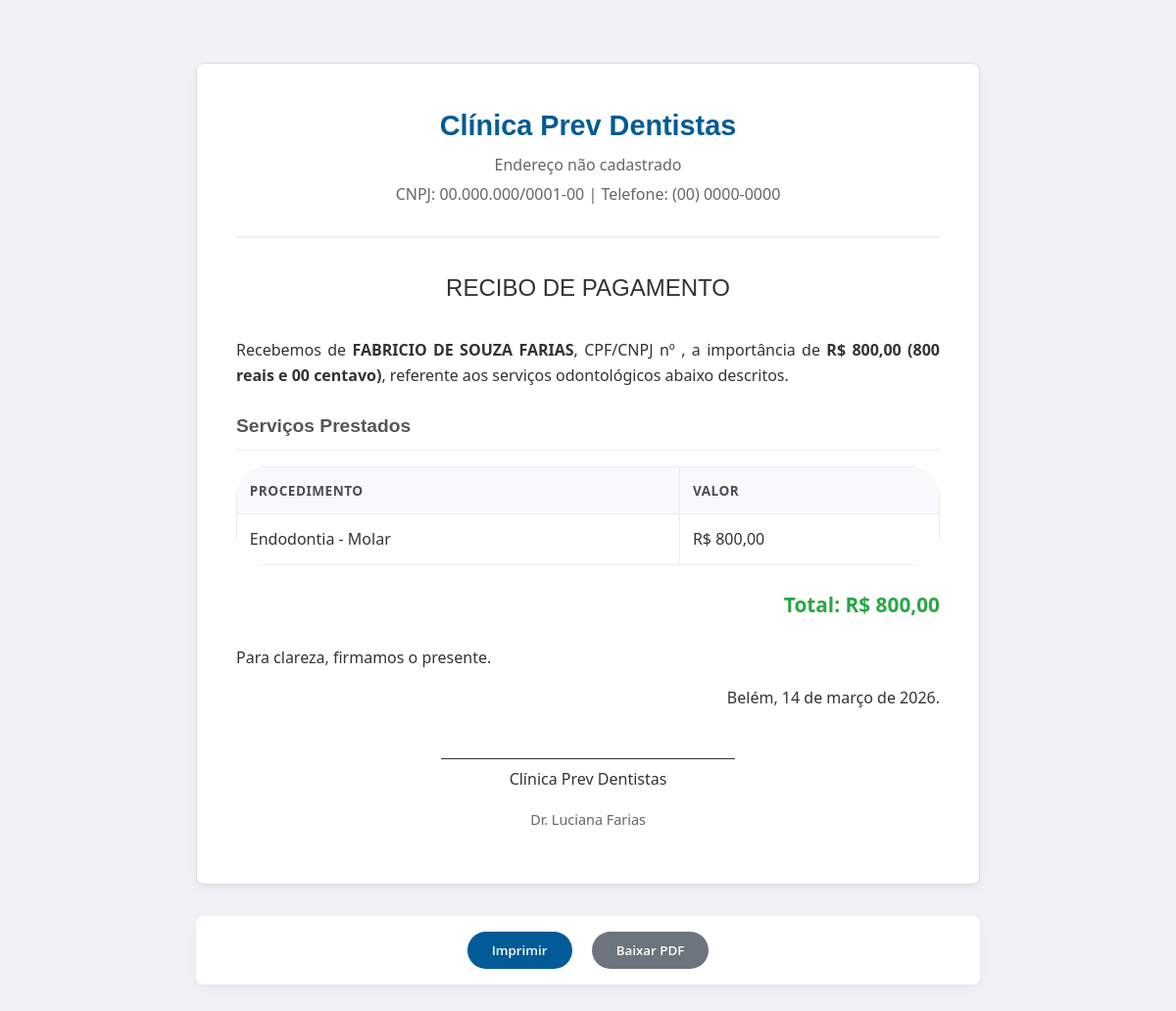
The app's page /atendimentos/recibo?id=58 (signed in) with its own data.
### tables this page shows
CREATE TABLE IF NOT EXISTS `configuracoes_gerais` (
    `id` int NOT NULL AUTO_INCREMENT,
    `taxa_debito` decimal(5,4) NOT NULL DEFAULT '0.0099',
    `taxa_credito_avista` decimal(5,4) NOT NULL DEFAULT '0.0349',
    `taxa_credito_2` decimal(5,4) NOT NULL DEFAULT '0.0381',
    `taxa_credito_3` decimal(5,4) NOT NULL DEFAULT '0.0381',
    `taxa_credito_4` decimal(5,4) NOT NULL DEFAULT '0.0381',
    `taxa_credito_5` decimal(5,4) NOT NULL DEFAULT '0.0381',
    `taxa_credito_6` decimal(5,4) NOT NULL DEFAULT '0.0381',
    `taxa_credito_7` decimal(5,4) NOT NULL DEFAULT '0.0416',
    `taxa_credito_8` decimal(5,4) NOT NULL DEFAULT '0.0416',
    `taxa_credito_9` decimal(5,4) NOT NULL DEFAULT '0.0416',
    `taxa_credito_10` decimal(5,4) NOT NULL DEFAULT '0.0416',
    `taxa_credito_11` decimal(5,4) NOT NULL DEFAULT '0.0416',
    `taxa_credito_12` decimal(5,4) NOT NULL DEFAULT '0.0416',
    `comissao_geral_base` decimal(5,4) NOT NULL DEFAULT '0.2000',
    `comissao_geral_bonus` decimal(5,4) NOT NULL DEFAULT '0.2500',
    `meta_faturamento_geral` decimal(10,2) NOT NULL DEFAULT '1000.00',
    `comissao_especializado` decimal(5,4) NOT NULL DEFAULT '0.4000',
    `comissao_protese` decimal(5,4) NOT NULL DEFAULT '0.5000',
    `comissao_canal` decimal(5,4) NOT NULL DEFAULT '0.5000',
    `clinica_nome` VARCHAR(255) NOT NULL DEFAULT 'Clínica Prev Dentistas',
    `clinica_endereco` TEXT NOT NULL DEFAULT 'Endereço não cadastrado',
    `clinica_cnpj` VARCHAR(20) NOT NULL DEFAULT '00.000.000/0001-00',
    `clinica_telefone` VARCHAR(20) NOT NULL DEFAULT '(00) 0000-0000',
    PRIMARY KEY (`id`)
  );

CREATE TABLE IF NOT EXISTS `atendimentos` (
  `id` int NOT NULL AUTO_INCREMENT,
  `paciente_id` int NOT NULL,
  `id_dentista` int NOT NULL,
  `data_atendimento` datetime NOT NULL,
  `valor_total` decimal(10,2) DEFAULT '0.00',
  `taxa_cartao` decimal(10,2) DEFAULT '0.00',
  `valor_liquido_clinica` decimal(10,2) DEFAULT '0.00',
  `custo_auxiliar` decimal(10,2) NOT NULL DEFAULT '0.00',
  `comissao_dentista` decimal(10,2) DEFAULT '0.00',
  `status_pagamento` varchar(30) DEFAULT NULL,
  `url_arquivo` text,
  `criado_em` timestamp NULL DEFAULT CURRENT_TIMESTAMP,
  PRIMARY KEY (`id`),
  KEY `id_dentista` (`id_dentista`),
  KEY `paciente_id` (`paciente_id`)
);

CREATE TABLE IF NOT EXISTS `pacientes` (
  `id` int NOT NULL AUTO_INCREMENT,
  `nome` varchar(255) NOT NULL,
  `cpf` varchar(20) DEFAULT NULL,
  `data_nascimento` date DEFAULT NULL,
  `email` varchar(255) DEFAULT NULL,
  `telefone` varchar(20) DEFAULT NULL,
  `cep` varchar(10) DEFAULT NULL,
  `endereco` varchar(255) DEFAULT NULL,
  `numero` varchar(20) DEFAULT NULL,
  `complemento` varchar(100) DEFAULT NULL,
  `bairro` varchar(100) DEFAULT NULL,
  `cidade` varchar(100) DEFAULT NULL,
  `estado` varchar(2) DEFAULT NULL,
  `foto_paciente` varchar(255) DEFAULT NULL,
  `created_at` timestamp NULL DEFAULT CURRENT_TIMESTAMP,
  `updated_at` timestamp NULL DEFAULT CURRENT_TIMESTAMP ON UPDATE CURRENT_TIMESTAMP,
  PRIMARY KEY (`id`),
  UNIQUE KEY `cpf` (`cpf`)
);

CREATE TABLE IF NOT EXISTS `atendimento_procedimentos` (
  `id` int NOT NULL AUTO_INCREMENT,
  `id_atendimento` int NOT NULL,
  `id_procedimento` int NOT NULL,
  `quantidade` int DEFAULT '1',
  `valor_procedimento` decimal(10,2) DEFAULT NULL,
  `custo_auxiliar` decimal(10,2) DEFAULT '0.00',
  `natureza` varchar(100) DEFAULT NULL,
  `url_arquivo` text,
  `local` varchar(100) DEFAULT NULL,
  `descricao` text,
  `status_execucao` varchar(15) DEFAULT NULL,
  `data_execucao` date DEFAULT NULL,
  PRIMARY KEY (`id`)
);

CREATE TABLE IF NOT EXISTS `procedimentos` (
  `id` int NOT NULL AUTO_INCREMENT,
  `nome` varchar(100) NOT NULL,
  `categoria` enum('geral','especializado','protese') NOT NULL,
  `tipo` text,
  `valor_base` decimal(10,2) DEFAULT NULL,
  PRIMARY KEY (`id`)
);

CREATE TABLE IF NOT EXISTS `usuarios` (
  `id` int NOT NULL AUTO_INCREMENT,
  `nome` varchar(100) NOT NULL,
  `login` varchar(50) NOT NULL,
  `senha` varchar(255) NOT NULL,
  `perfil` enum('proprietario','recepcionista','dentista') NOT NULL,
  `criado_em` timestamp NULL DEFAULT CURRENT_TIMESTAMP,
  PRIMARY KEY (`id`),
  UNIQUE KEY `login` (`login`)
);

### app/Controllers/AtendimentoController.php (called while the page is built, shortened)
<?php
class AtendimentoController {
    public function recibo() {
        $id = $_GET['id'];
        $model = new Atendimento();
        $atendimento = $model->getDetalhesCompletos($id);
        $atendimento['valor_total'] = 0;
        $procedimentos = $model->getProcedimentos($id);
        foreach($procedimentos as $proc) {
            $atendimento['valor_total'] += $proc['valor_procedimento'];
        }
        $modelConfig = new \App\Models\ConfiguracaoGeral();
        $configuracoes = $modelConfig->getConfiguracoes();
        $clinica_nome = $configuracoes['clinica_nome'] ?? "Clínica Odontológica";
        $clinica_endereco = $configuracoes['clinica_endereco'] ?? "Endereço não cadastrado";
        $clinica_cnpj = $configuracoes['clinica_cnpj'] ?? "00.000.000/0001-00";
        $clinica_telefone = $configuracoes['clinica_telefone'] ?? "(00) 0000-0000";
        require_once 'app/Views/atendimentos/recibo.php';
    }
}

### app/Core/Router.php (called while the page is built, shortened)
<?php
class Router {
    protected $controller = 'DashboardController';
    protected $method = 'index';
    public function __construct() {
        $url = $this->parseUrl();
        $rotas = [
            'login' => 'AuthController',
            'pacientes' => 'PacienteController',
            'procedimentos' => 'ProcedimentoController',
            'despesas' => 'DespesaController',
            'usuarios' => 'UsuarioController',
            'relatorios' => 'RelatorioController',
            'configuracoes_gerais' => 'ConfiguracaoGeralController',
            'atendimentos' => 'AtendimentoController',
            'configuracoes' => 'ConfiguracaoController'
        ];
        if (isset($url[0])) {
            $rotaSolicitada = strtolower(str_replace('.php', '', $url[0]));
            if (array_key_exists($rotaSolicitada, $rotas)) {
                $this->controller = $rotas[$rotaSolicitada];
                unset($url[0]);
            } else {
                $this->controller = 'DashboardController';
            }
        }
        $classeController = '\\App\\Controllers\\' . $this->controller;
        if (class_exists($classeController)){
            $this->controller = new $classeController;
        } else {
            $classeController = '\\App\\Controllers\\DashboardController';
            $this->controller = new $classeController;
        }
        if (isset($url[1])) {
            if (method_exists($this->controller, $url[1])) {
                $this->method = $url[1];
                unset($url[1]);
            }
        }
        $this->params = $url ? array_values($url) : [];
        call_user_func_array([$this->controller, $this->method], $this->params);
    }
    private function parseUrl() {
        if (isset($_GET['url'])) {
            return explode('/', filter_var(rtrim($_GET['url'], '/'), FILTER_SANITIZE_URL));
        }
        return [];
    }
}

### index.php (called while the page is built, shortened)
<?php
require_once 'autoload.php';
$app = new Router();
?>

### autoload.php (called while the page is built, shortened)
<?php
spl_autoload_register(function ($class) {
    $prefix = 'App\\';
    $base_dir = __DIR__ . '/app/';
    $len = strlen($prefix);
    $relative_class = substr($class, $len);
    $file = $base_dir . str_replace('\\', '/', $relative_class) . '.php';
});

### app/Core/Database.php (called while the page is built, shortened)
<?php
class Database {
    private static $instance = null;
    private $connection;
    private $host = 'localhost';
    private $db_name = 'clinica_prev_dentistas';
    private $username = 'root';
    private $password = '';
    private function __construct() {
        try {
            $this->connection = new PDO("mysql:host={$this->host};dbname={$this->db_name};charset=utf8", $this->username, $this->password);
            $this->connection->setAttribute(PDO::ATTR_ERRMODE, PDO::ERRMODE_EXCEPTION);
            $this->connection->setAttribute(PDO::ATTR_DEFAULT_FETCH_MODE, PDO::FETCH_ASSOC);
        } catch (PDOException $e) {
            die("Erro na conexão com o banco de dados: " . $e->getMessage());
        }
    }
    public static function getInstance() {
        if (self::$instance === null) {
            self::$instance = new Database();
        }
        return self::$instance->getConnection();
    }
    public function getConnection() {
        return $this->connection;
    }
}

### app/Models/ConfiguracaoGeral.php (called while the page is built, shortened)
<?php
class ConfiguracaoGeral {
    private $pdo;
    public function __construct() {
        $this->pdo = Database::getInstance();
    }
    public function getConfiguracoes() {
        $stmt = $this->pdo->query("SELECT * FROM configuracoes_gerais WHERE id = 1");
        return $stmt->fetch(PDO::FETCH_ASSOC);
    }
}

### app/Models/Atendimento.php (called while the page is built, shortened)
<?php
class Atendimento {
    private $pdo;
    public function __construct() {
        $this->pdo = Database::getInstance();
    }
    public function getDetalhesCompletos($id) {
        $stmt = $this->pdo->prepare("
            SELECT
                a.*,
                u.nome as dentista_nome,
                p.nome as paciente_nome,
                p.cpf as paciente_cpf,
                p.telefone as paciente_telefone,
                p.email as paciente_email,
                p.endereco, p.numero, p.bairro, p.cidade, p.estado
            FROM atendimentos a
            JOIN usuarios u ON a.id_dentista = u.id
            JOIN pacientes p ON a.paciente_id = p.id
            WHERE a.id = ?
        ");
        $stmt->execute([$id]);
        return $stmt->fetch(PDO::FETCH_ASSOC);
    }
    public function getProcedimentos($id) {
        $stmt = $this->pdo->prepare("
            SELECT p.nome, ap.quantidade, ap.valor_procedimento, p.categoria
            FROM atendimento_procedimentos ap
            JOIN procedimentos p ON ap.id_procedimento = p.id
            WHERE ap.id_atendimento = ? AND ap.status_execucao = 'feito'
        ");
        $stmt->execute([$id]);
        return $stmt->fetchAll(PDO::FETCH_ASSOC);
    }
}

### app/Views/atendimentos/recibo.php (the view, shortened to what this page needs)
<?php
function valorPorExtenso($valor) {
    $valor = number_format($valor, 2, ',', '.');
    list($reais, $centavos) = explode(',', $valor);
    $reais_texto = $reais > 1 ? "reais" : "real";
    $centavos_texto = $centavos > 1 ? "centavos" : "centavo";
    return "$reais $reais_texto e $centavos $centavos_texto";
}
$timestamp = strtotime($atendimento['data_atendimento']);
$meses = [
    1 => 'janeiro', 2 => 'fevereiro', 3 => 'março', 4 => 'abril', 5 => 'maio', 6 => 'junho',
    7 => 'julho', 8 => 'agosto', 9 => 'setembro', 10 => 'outubro', 11 => 'novembro', 12 => 'dezembro'
];
$dia = date('d', $timestamp);
$mes = $meses[(int)date('m', $timestamp)];
$ano = date('Y', $timestamp);
$data_atendimento_formatada = "$dia de $mes de $ano";
$dentista_nome = $atendimento['dentista_nome'] ?? 'Não informado';
?>
<!DOCTYPE html>
<html lang="pt-BR">
<head>
    <link rel="stylesheet" href="assets/css/style.css">
</head>
<body>
    <div class="container">
        <div id="recibo">
            <div class="header-recibo">
                <h1><?= htmlspecialchars($clinica_nome) ?></h1>
                <p><?= htmlspecialchars($clinica_endereco ?? '') ?></p>
                <p>CNPJ: <?= htmlspecialchars($clinica_cnpj) ?> | Telefone: <?= htmlspecialchars($clinica_telefone) ?></p>
            </div>
            <h2 style="text-align:center; margin-bottom: 2rem; font-weight: 500;">RECIBO DE PAGAMENTO</h2>
            <div class="section">
                <p class="declaracao">
                    Recebemos de <strong><?= htmlspecialchars($atendimento['paciente_nome']) ?></strong>,
                    CPF/CNPJ nº <strong><?= htmlspecialchars($atendimento['paciente_cpf'] ?? '') ?></strong>,
                    a importância de <strong>R$ <?= number_format($atendimento['valor_total'], 2, ',', '.') ?>
                    (<?= valorPorExtenso($atendimento['valor_total']) ?>)</strong>,
                    referente aos serviços odontológicos abaixo descritos.
                </p>
            </div>
            <div class="section">
                <h2>Serviços Prestados</h2>
                <table class="procedimentos-table">
                    <thead>
                        <tr>
                            <th>Procedimento</th>
                            <th>Valor</th>
                        </tr>
                    </thead>
                    <tbody>
                        <?php foreach($procedimentos as $proc): ?>
                        <tr>
                            <td><?= htmlspecialchars($proc['nome']) ?></td>
                            <td>R$ <?= number_format($proc['valor_procedimento'], 2, ',', '.') ?></td>
                        </tr>
                        <?php endforeach; ?>
                    </tbody>
                </table>
                <div class="total">
                    Total: R$ <?= number_format($atendimento['valor_total'], 2, ',', '.') ?>
                </div>
            </div>
            <div class="section">
                <p>
                    Para clareza, firmamos o presente.
                </p>
                <p style="text-align: right;">
                    <?= htmlspecialchars($atendimento['cidade'] ?? '') ?>, <?= $data_atendimento_formatada ?>.
                </p>
            </div>
            <div class="assinatura">
                <div class="assinatura-linha"></div>
                <p style="margin-top: 0.5rem;"><?= htmlspecialchars($clinica_nome ?? '') ?></p>
                <p style="font-size: 0.9rem; color: #666;"><?= htmlspecialchars($dentista_nome) ?></p>
            </div>
        </div>
        <div class="actions">
            <button onclick="window.print()" class="btn btn-primary">Imprimir</button>
            <button id="download-btn" class="btn btn-secondary">Baixar PDF</button>
        </div>
    </div>
</body>
</html>

### records on screen
configuracoes_gerais: clinica_nome "Clínica Prev Dentistas", clinica_endereco "Endereço não cadastrado", clinica_cnpj "00.000.000/0001-00", clinica_telefone "(00) 0000-0000"
atendimentos: paciente.nome "FABRICIO DE SOUZA FARIAS", valor_total "800,00", valor_total "800 reais e 00 centavo", paciente.cidade "Belém", data_atendimento "14 de março de 2026", usuarios.nome "Dr. Luciana Farias"
atendimento_procedimentos: id_procedimento.nome "Endodontia - Molar", valor_procedimento "800,00"
